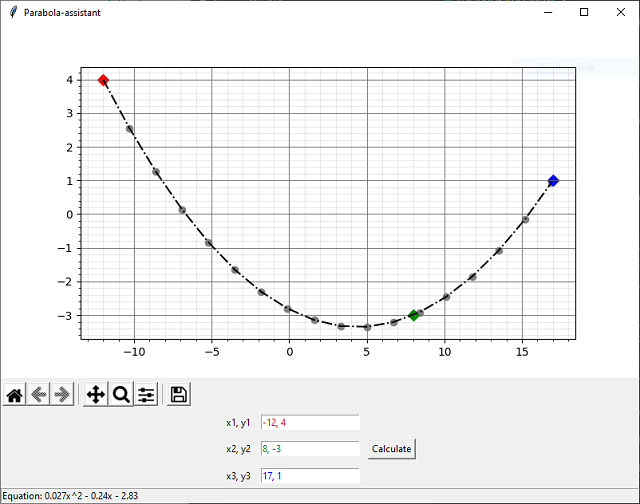

Recreate this plot in Python.
from tkinter import Tk, Canvas, Entry, Button, Label, Frame, BOTTOM, BOTH, TOP, SUNKEN, W, X
from numpy import arange
from numpy.linalg import solve
from matplotlib.backends.backend_tkagg import FigureCanvasTkAgg, NavigationToolbar2Tk
from matplotlib.figure import Figure

class GUI:
    def __init__(self, master):
        self.master = master
        master.geometry('800x600')
        master.title('Parabola-assistant')

        self.graph_frame = Frame()
        self.graph_frame.pack(side=TOP, fill=BOTH, expand=1)

        self.canvas = Canvas(self.graph_frame)
        self.canvas.pack(fill=BOTH, expand=1)

        self.entry_frame = Frame()
        self.entry_frame.pack()

        self.x1y1_label = Label(self.entry_frame, text='x1, y1')
        self.x1y1_label.grid(row=0, column=0, padx=5, pady=5)
        self.x1y1_entry = Entry(self.entry_frame, fg='red')
        self.x1y1_entry.insert(0, '-1, -1')
        self.x1y1_entry.grid(row=0, column=1, padx=5, pady=5)

        self.x2y2_label = Label(self.entry_frame, text='x2, y2')
        self.x2y2_label.grid(row=1, column=0, padx=5, pady=5)
        self.x2y2_entry = Entry(self.entry_frame, fg='green')
        self.x2y2_entry.insert(0, '0, 1')
        self.x2y2_entry.grid(row=1, column=1, padx=5, pady=5)

        self.x3y3_label = Label(self.entry_frame, text='x3, y3')
        self.x3y3_label.grid(row=2, column=0, padx=5, pady=5)
        self.x3y3_entry = Entry(self.entry_frame, fg='blue')
        self.x3y3_entry.insert(0, '1, -1')
        self.x3y3_entry.grid(row=2, column=1, padx=5, pady=5)

        self.calculate_button = Button(self.entry_frame, text='Calculate', command=calculate)
        self.calculate_button.grid(row=1, column=2, padx=5, pady=5)

        self.statusbar = Label(self.master, bd=1, relief=SUNKEN, anchor=W)
        self.statusbar.pack(side=BOTTOM, fill=X)

    def clear_reinit_graph(self):
        self.canvas.destroy()

        self.canvas = Canvas(self.graph_frame)
        self.canvas.pack(fill=BOTH, expand=1)

def calculate():
    try:
        main_gui.clear_reinit_graph()

        # Get thre three known points
        x1,y1 = [float(main_gui.x1y1_entry.get().split(',')[0]), float(main_gui.x1y1_entry.get().split(',')[1].strip())]
        x2,y2 = [float(main_gui.x2y2_entry.get().split(',')[0]), float(main_gui.x2y2_entry.get().split(',')[1].strip())]
        x3,y3 = [float(main_gui.x3y3_entry.get().split(',')[0]), float(main_gui.x3y3_entry.get().split(',')[1].strip())]

        # Init matrices from known points
        M1 = [[x1**2, x1, 1], [x2**2, x2, 1], [x3**2, x3, 1]]
        M2 = [[y1], [y2], [y3]]

        # Solve the equation
        a, b, c, = solve(M1, M2)[0][0], solve(M1, M2)[1][0], solve(M1, M2)[2][0]

        main_gui.statusbar.configure(text=f'Equation: {round(a, 3)}x^2 + {round(b, 3)}x + {round(c, 3)}'.replace('+ -', '- '))

        # Define x range for which to calc parabola
        x_pos=arange(min(x1, x2, x3), max(x1, x2, x3), max(x1, x2, x3)/10)
        y_pos=[]

        # Calculate y values 
        for x in x_pos:
            y_pos.append((a*(x**2))+(b*x)+c)

        fig = Figure(figsize=(5, 4), dpi=100)
        plot = fig.add_subplot(111)
        
        plot.plot(x_pos, y_pos, linestyle='-.', color='black') # parabola line
        plot.scatter(x_pos, y_pos, color='gray') # parabola points
        plot.scatter(x1,y1,color='r',marker="D",s=50) # 1st known xy
        plot.scatter(x2,y2,color='g',marker="D",s=50) # 2nd known xy
        plot.scatter(x3,y3,color='b',marker="D",s=50) # 3rd known xy
        plot.grid(b=True, which='major', color='#666666', linestyle='-', alpha=0.8)
        plot.minorticks_on()
        plot.grid(b=True, which='minor', color='#999999', linestyle='-', alpha=0.2)

        canvas = FigureCanvasTkAgg(fig, master=main_gui.canvas)  # A tk.DrawingArea.

        canvas.draw()
        canvas.get_tk_widget().pack(fill=BOTH, expand=1)

        toolbar = NavigationToolbar2Tk(canvas, main_gui.canvas)
        toolbar.update()
        canvas.get_tk_widget().pack(fill=BOTH, expand=1)
        
    except:
        main_gui.statusbar.configure(text='Error')

root = Tk()
main_gui = GUI(root)

calculate()

root.mainloop()
